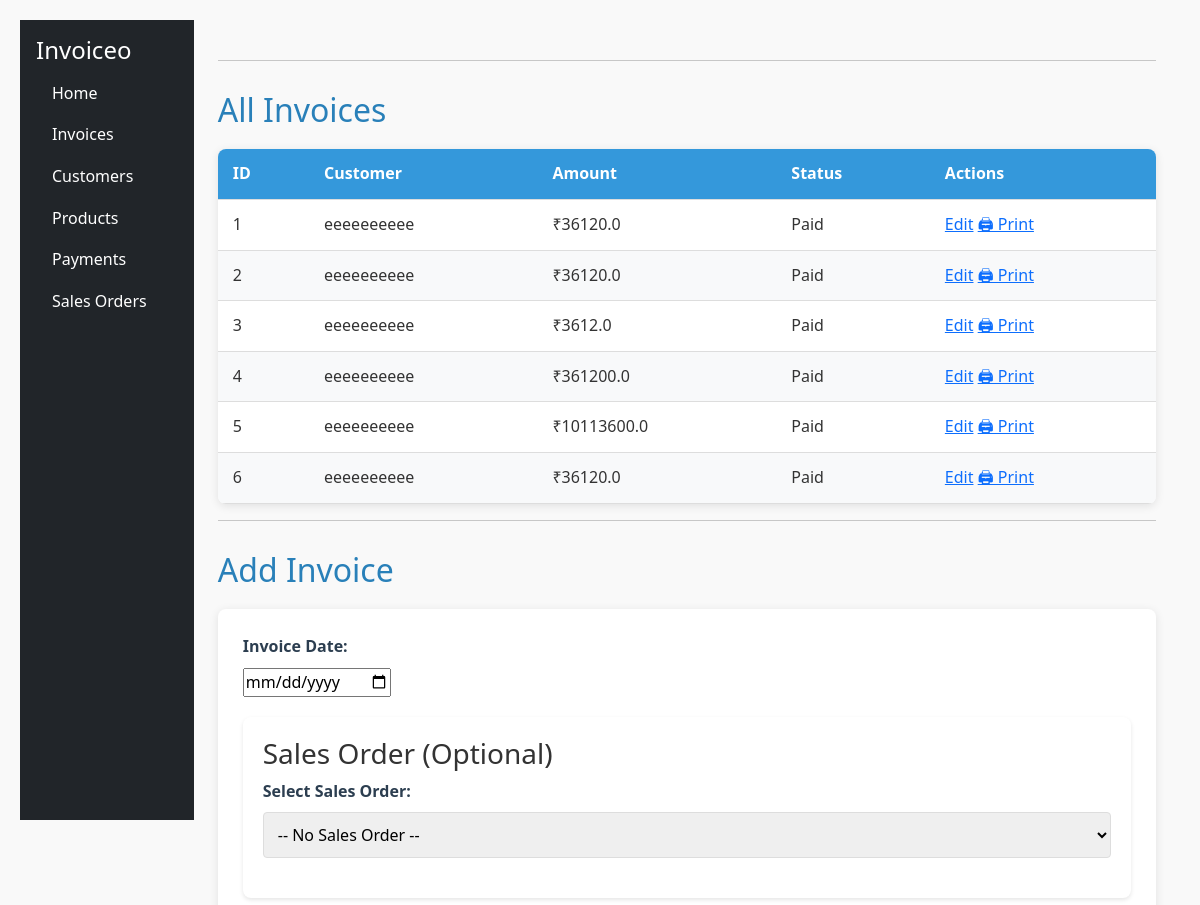
The app's page /invoices (upper part), older data.
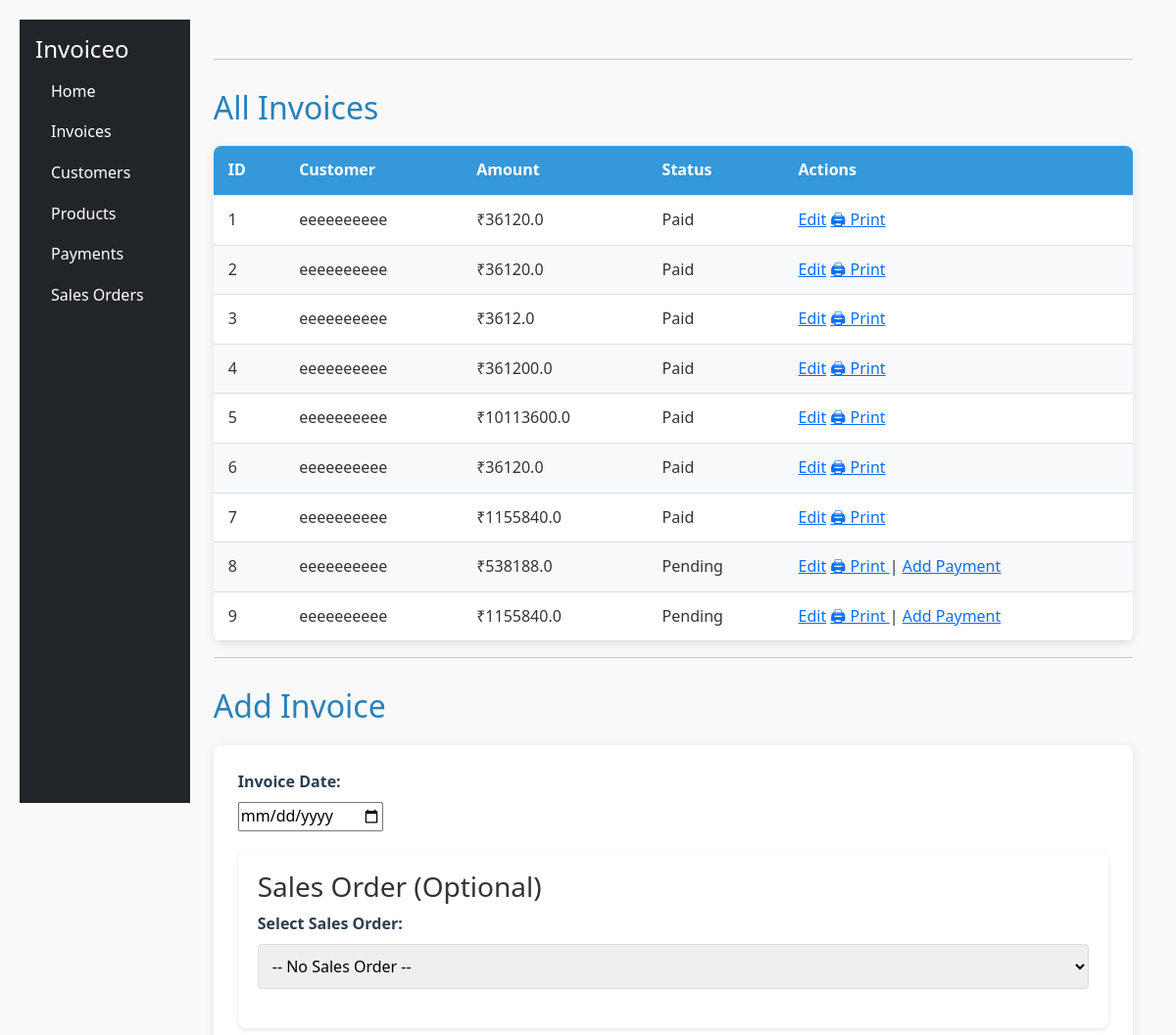
The same page, newer data.
### app.py (models this page shows)
class Invoice(db.Model):
    id = db.Column(db.Integer, primary_key=True)
    customer_name = db.Column(db.String(100), nullable=False)
    customer_gstin = db.Column(db.String(15), nullable=False)
    amount = db.Column(db.Float, nullable=False)
    customer_address = db.Column(db.String(300), nullable=False)
    billing_address = db.Column(db.String(300), nullable=False)
    status = db.Column(db.String(20), default="Pending")
    created_at = db.Column(db.DateTime, default=datetime.utcnow)
    items = db.relationship('InvoiceItem', backref='invoice', cascade='all, delete-orphan')
    payments = db.relationship('Payment', backref='invoice', cascade='all, delete-orphan')
    @property
    def total_paid(self):
        return sum(p.amount for p in self.payments)
    @property
    def balance(self):
        return round(self.amount - self.total_paid, 2)

### app.py (the view)
@app.route('/invoices')
def invoices():
    return render_template(
        'invoices.html',
        invoices=Invoice.query.all(),
        customers=Customer.query.all(),
        products=Product.query.all(),
        sales_orders=SalesOrder.query.all()
    )

### templates/invoices.html (shortened to what this page needs)
{% extends 'base.html' %}
{% block content %}
<link rel="stylesheet" href="{{ url_for('static', filename='invoice.css') }}">
<hr>
<h2>All Invoices</h2>
{% if invoices %}
<table>
    <thead>
        <tr>
            <th>ID</th>
            <th>Customer</th>
            <th>Amount</th>
            <th>Status</th>
            <th>Actions</th>
        </tr>
    </thead>
    <tbody>
    {% for invoice in invoices %}
        <tr>
            <td>{{ invoice.id }}</td>
            <td>{{ invoice.customer_name }}</td>
            <td>₹{{ invoice.amount }}</td>
            <td>{{ invoice.status }}</td>
            <td>
                <a href="{{ url_for('edit_invoice', id=invoice.id) }}">Edit</a>
                <a href="{{ url_for('invoice_pdf', invoice_id=invoice.id) }}" target="_blank">
    🖨 Print
                </a>
                {% if invoice.balance > 0 %}
                    | <a href="{{ url_for('add_payment', invoice_id=invoice.id) }}">Add Payment</a>
                {% endif %}
            </td>
        </tr>
    {% endfor %}
    </tbody>
</table>
{% else %}
<p>No invoices found.</p>
{% endif %}
<hr>
<h2>Add Invoice</h2>
<form method="POST" action="{{ url_for('add_invoice') }}">
<div class="form-group">
    <label>Invoice Date:</label>
    <input type="date" name="invoice_date" required>
</div>
<div class="form-section">
    <h3>Sales Order (Optional)</h3>
    <div class="form-group">
        <label>Select Sales Order:</label>
        <select name="sales_order_id" id="sales_order_id" onchange="fillFromSO()">
            <option value="">-- No Sales Order --</option>
        </select>
    </div>
</div>
</form>
{% endblock %}

Row changes from the older to the newer data that the page shows:
added Invoice: id "7", customer_name "eeeeeeeeee", amount "1155840.0", status "Paid"
added Invoice: id "8", customer_name "eeeeeeeeee", amount "538188.0", status "Pending"
added Invoice: id "9", customer_name "eeeeeeeeee", amount "1155840.0", status "Pending"
